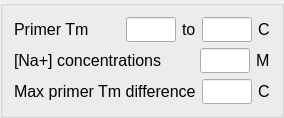
           <widget class="QGroupBox" name="groupBox_4">
            <property name="title">
             <string/>
            </property>
            <layout class="QGridLayout" name="gridLayout_3">
             <item row="0" column="0">
              <layout class="QVBoxLayout" name="verticalLayout_3">
               <item>
                <layout class="QHBoxLayout" name="horizontalLayout_5">
                 <item>
                  <widget class="QLabel" name="label_9">
                   <property name="sizePolicy">
                    <sizepolicy hsizetype="Expanding" vsizetype="Fixed">
                     <horstretch>0</horstretch>
                     <verstretch>0</verstretch>
                    </sizepolicy>
                   </property>
                   <property name="minimumSize">
                    <size>
                     <width>0</width>
                     <height>20</height>
                    </size>
                   </property>
                   <property name="font">
                    <font>
                     <pointsize>12</pointsize>
                    </font>
                   </property>
                   <property name="text">
                    <string>Primer Tm</string>
                   </property>
                  </widget>
                 </item>
                 <item>
                  <widget class="QLineEdit" name="lineEdit_tmMin">
                   <property name="sizePolicy">
                    <sizepolicy hsizetype="Fixed" vsizetype="Fixed">
                     <horstretch>0</horstretch>
                     <verstretch>0</verstretch>
                    </sizepolicy>
                   </property>
                   <property name="minimumSize">
                    <size>
                     <width>50</width>
                     <height>25</height>
                    </size>
                   </property>
                   <property name="maximumSize">
                    <size>
                     <width>50</width>
                     <height>16777215</height>
                    </size>
                   </property>
                  </widget>
                 </item>
                 <item>
                  <widget class="QLabel" name="label_10">
                   <property name="sizePolicy">
                    <sizepolicy hsizetype="Fixed" vsizetype="Fixed">
                     <horstretch>0</horstretch>
                     <verstretch>0</verstretch>
                    </sizepolicy>
                   </property>
                   <property name="minimumSize">
                    <size>
                     <width>0</width>
                     <height>20</height>
                    </size>
                   </property>
                   <property name="font">
                    <font>
                     <pointsize>12</pointsize>
                    </font>
                   </property>
                   <property name="text">
                    <string>to</string>
                   </property>
                  </widget>
                 </item>
                 <item>
                  <widget class="QLineEdit" name="lineEdit_tmMax">
                   <property name="sizePolicy">
                    <sizepolicy hsizetype="Fixed" vsizetype="Fixed">
                     <horstretch>0</horstretch>
                     <verstretch>0</verstretch>
                    </sizepolicy>
                   </property>
                   <property name="minimumSize">
                    <size>
                     <width>50</width>
                     <height>25</height>
                    </size>
                   </property>
                   <property name="maximumSize">
                    <size>
                     <width>50</width>
                     <height>16777215</height>
                    </size>
                   </property>
                  </widget>
                 </item>
                 <item>
                  <widget class="QLabel" name="label_11">
                   <property name="sizePolicy">
                    <sizepolicy hsizetype="Fixed" vsizetype="Fixed">
                     <horstretch>0</horstretch>
                     <verstretch>0</verstretch>
                    </sizepolicy>
                   </property>
                   <property name="minimumSize">
                    <size>
                     <width>0</width>
                     <height>20</height>
                    </size>
                   </property>
                   <property name="font">
                    <font>
                     <pointsize>12</pointsize>
                    </font>
                   </property>
                   <property name="text">
                    <string>C</string>
                   </property>
                  </widget>
                 </item>
                </layout>
               </item>
               <item>
                <layout class="QHBoxLayout" name="horizontalLayout_7">
                 <item>
                  <widget class="QLabel" name="label_15">
                   <property name="sizePolicy">
                    <sizepolicy hsizetype="Expanding" vsizetype="Fixed">
                     <horstretch>0</horstretch>
                     <verstretch>0</verstretch>
                    </sizepolicy>
                   </property>
                   <property name="minimumSize">
                    <size>
                     <width>0</width>
                     <height>20</height>
                    </size>
                   </property>
                   <property name="font">
                    <font>
                     <pointsize>12</pointsize>
                    </font>
                   </property>
                   <property name="text">
                    <string>[Na+] concentrations </string>
                   </property>
                  </widget>
                 </item>
                 <item>
                  <widget class="QLineEdit" name="lineEdit_NaConsent">
                   <property name="sizePolicy">
                    <sizepolicy hsizetype="Fixed" vsizetype="Fixed">
                     <horstretch>0</horstretch>
                     <verstretch>0</verstretch>
                    </sizepolicy>
                   </property>
                   <property name="minimumSize">
                    <size>
                     <width>50</width>
                     <height>25</height>
                    </size>
                   </property>
                   <property name="maximumSize">
                    <size>
                     <width>50</width>
                     <height>16777215</height>
                    </size>
                   </property>
                  </widget>
                 </item>
                 <item>
                  <widget class="QLabel" name="label_16">
                   <property name="sizePolicy">
                    <sizepolicy hsizetype="Fixed" vsizetype="Fixed">
                     <horstretch>0</horstretch>
                     <verstretch>0</verstretch>
                    </sizepolicy>
                   </property>
                   <property name="minimumSize">
                    <size>
                     <width>0</width>
                     <height>20</height>
                    </size>
                   </property>
                   <property name="font">
                    <font>
                     <pointsize>12</pointsize>
                    </font>
                   </property>
                   <property name="text">
                    <string>M</string>
                   </property>
                  </widget>
                 </item>
                </layout>
               </item>
               <item>
                <layout class="QHBoxLayout" name="horizontalLayout_8">
                 <item>
                  <widget class="QLabel" name="label_17">
                   <property name="sizePolicy">
                    <sizepolicy hsizetype="Expanding" vsizetype="Fixed">
                     <horstretch>0</horstretch>
                     <verstretch>0</verstretch>
                    </sizepolicy>
                   </property>
                   <property name="minimumSize">
                    <size>
                     <width>0</width>
                     <height>20</height>
                    </size>
                   </property>
                   <property name="font">
                    <font>
                     <pointsize>12</pointsize>
                    </font>
                   </property>
                   <property name="text">
                    <string>Max primer Tm difference</string>
                   </property>
                  </widget>
                 </item>
                 <item>
                  <widget class="QLineEdit" name="lineEdit_tmDiff">
                   <property name="sizePolicy">
                    <sizepolicy hsizetype="Fixed" vsizetype="Fixed">
                     <horstretch>0</horstretch>
                     <verstretch>0</verstretch>
                    </sizepolicy>
                   </property>
                   <property name="minimumSize">
                    <size>
                     <width>50</width>
                     <height>25</height>
                    </size>
                   </property>
                   <property name="maximumSize">
                    <size>
                     <width>50</width>
                     <height>16777215</height>
                    </size>
                   </property>
                  </widget>
                 </item>
                 <item>
                  <widget class="QLabel" name="label_18">
                   <property name="sizePolicy">
                    <sizepolicy hsizetype="Fixed" vsizetype="Fixed">
                     <horstretch>0</horstretch>
                     <verstretch>0</verstretch>
                    </sizepolicy>
                   </property>
                   <property name="minimumSize">
                    <size>
                     <width>0</width>
                     <height>20</height>
                    </size>
                   </property>
                   <property name="font">
                    <font>
                     <pointsize>12</pointsize>
                    </font>
                   </property>
                   <property name="text">
                    <string>C</string>
                   </property>
                  </widget>
                 </item>
                </layout>
               </item>
              </layout>
             </item>
            </layout>
           </widget>
